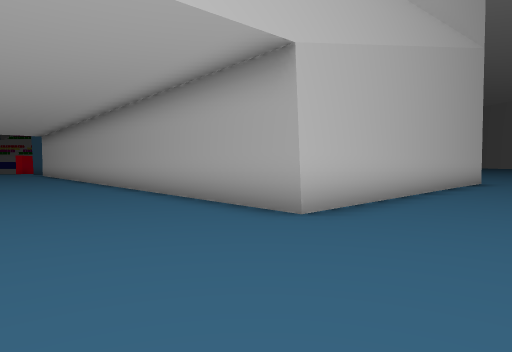
view 1 (above)

19 first-person views from a walk through a 3-D level made in the Unity game engine. The camera is 1.3 m above the floor, tilts 2° down and sees 75° across. Doors are open. The floor is counted in squares, 2 m on a side. Each view is taken from the middle of a square. On the plan, view 1 faces up. The plan holds only what a view shows up to about 10 squares ahead; the rest is blank. The place goes on beyond the plan. The player character is not drawn.

view 2
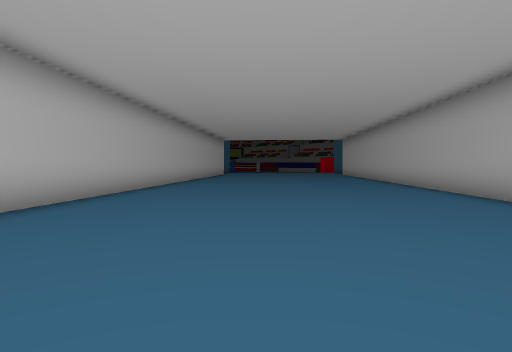

view 3
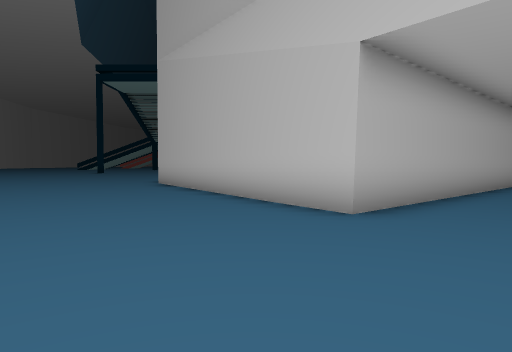

view 4
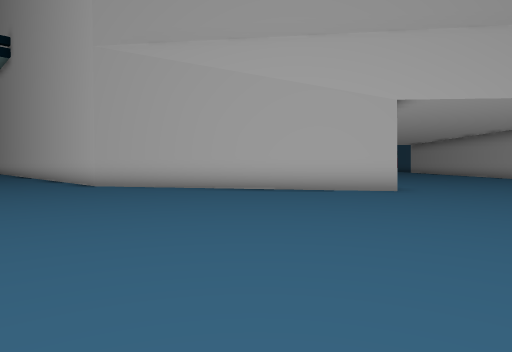

view 5
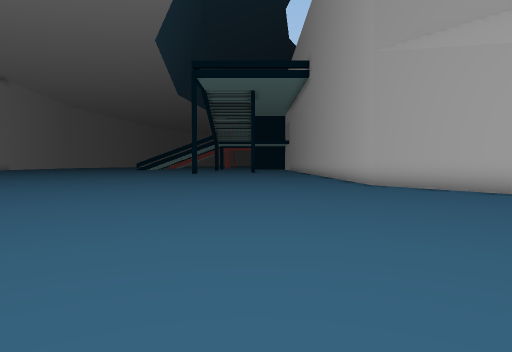

view 6
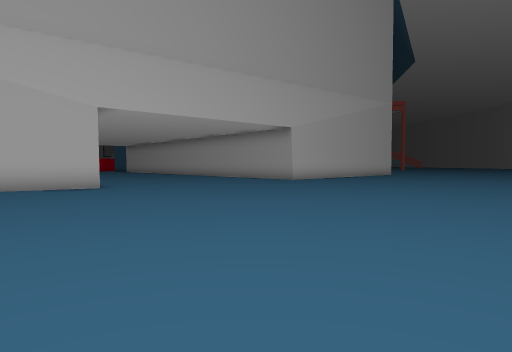

view 7
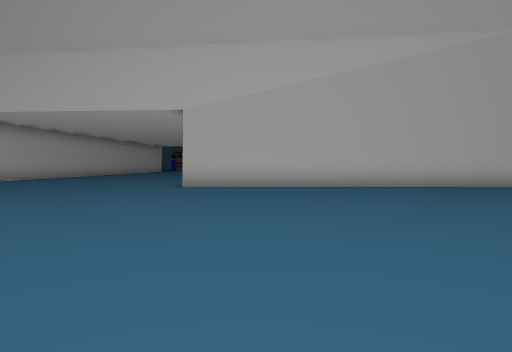

view 8
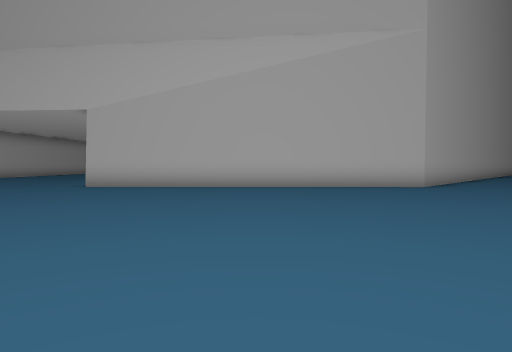

view 9
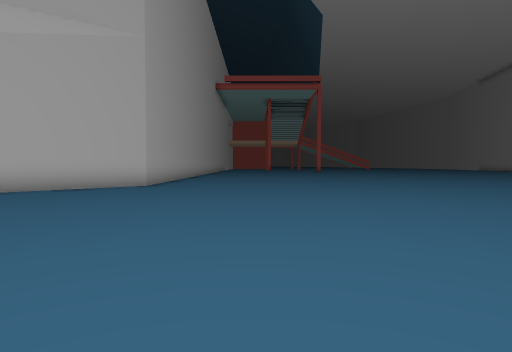

view 10
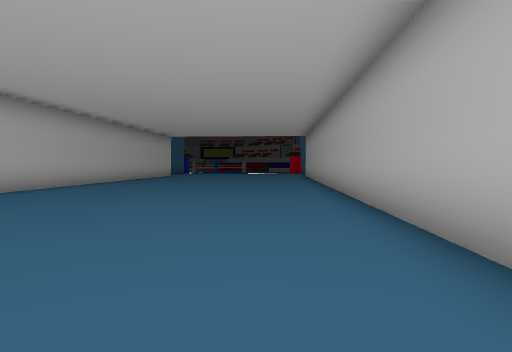

view 11
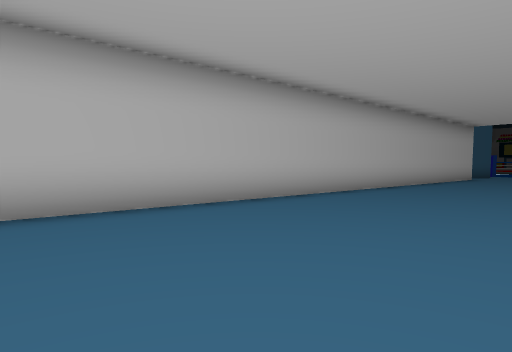

view 12
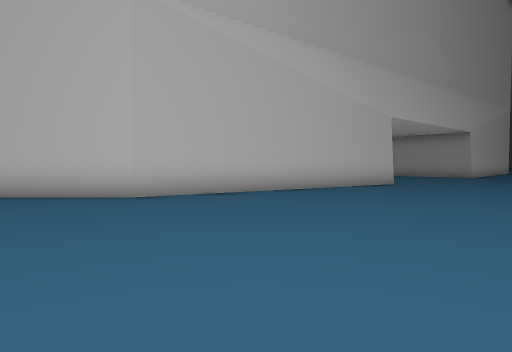

view 13
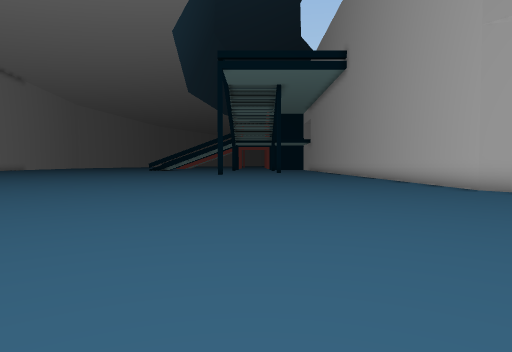

view 14
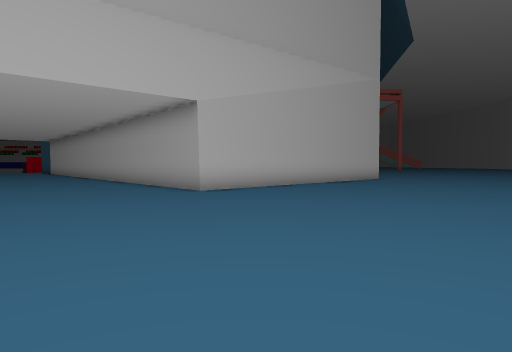

view 15
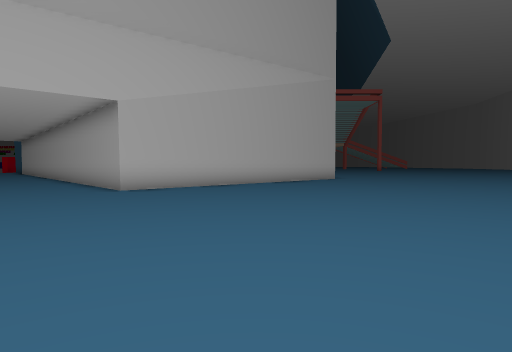

view 16
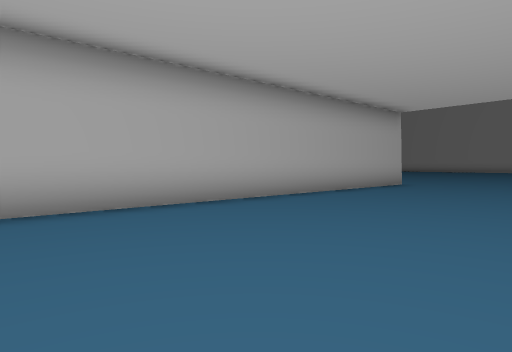

view 17
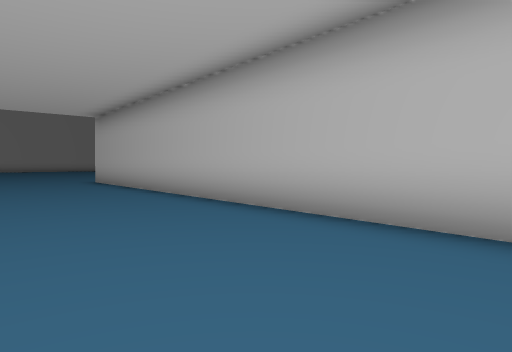

view 18
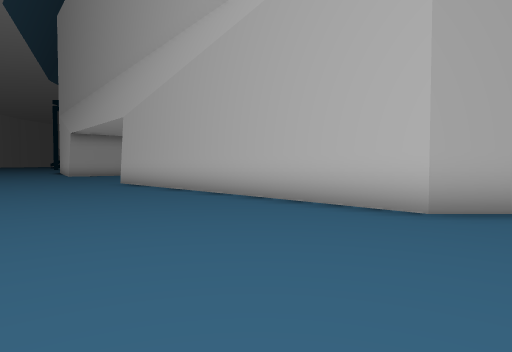

view 19
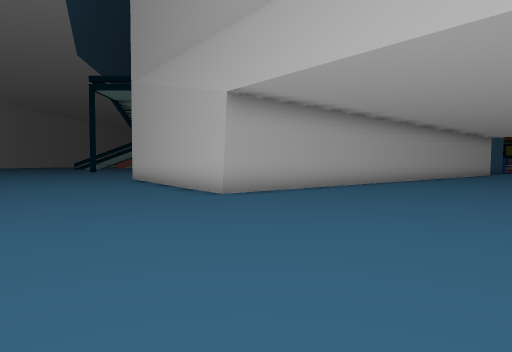

### Floor plan
Points are (right, up) in squares from view 1. A wall is a line through its corners. A room is listed if a view was taken in it or the views show most of it. See-through windows are left out.
Room 1 (views 1, 2, 3, 4, 5, 6, 7, 8, 9, 10, 11, 12, 13, 14, 15, 16, 17, 18, 19)
walls: (7.6, 11.4) (0.6, 4.4) (-5.6, 11.6); (-14.1, 9.4) (-5.3, -0.8) (-12.5, -5.4) (-14.6, -5.4)

Positions as (right, up) in squares from view 1, and headings:
1: (0, 0), facing up
2: (-1, 0), facing up-left
3: (-1, -2), facing left
4: (-2, -9), facing up-left
5: (-2, -9), facing left
6: (-1, -10), facing up
7: (9, -1), facing up-left
8: (11, 1), facing up-left
9: (11, 1), facing up
10: (-1, 4), facing up-left
11: (-4, 5), facing left
12: (-10, -12), facing up
13: (-4, -11), facing left
14: (2, -4), facing up
15: (4, -4), facing up
16: (-10, 9), facing right
17: (-11, 11), facing down
18: (12, 9), facing left
19: (2, 0), facing left
